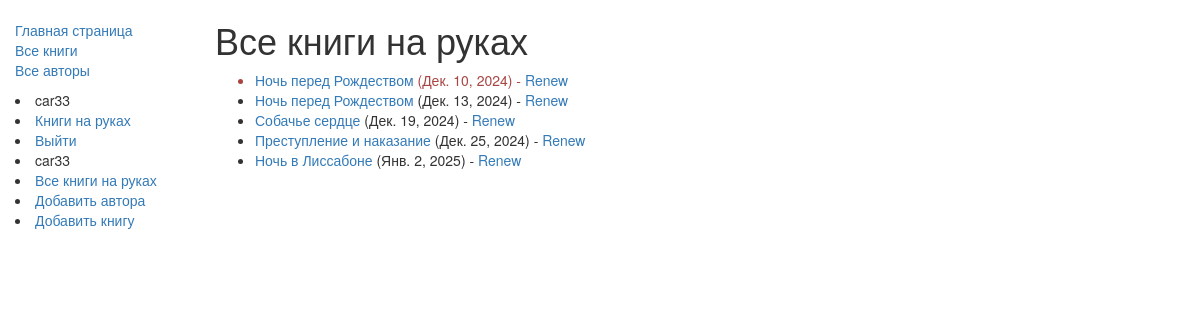
Page /catalog/allboks/ (signed in) on the committed database.
### catalog/models.py (models this page shows, shortened)
class BookInstance(models.Model):
    id = models.UUIDField(primary_key=True, default=uuid.uuid4,
                          help_text="Unique ID for this particular book across whole library")
    book = models.ForeignKey('Book', on_delete=models.SET_NULL, null=True)
    imprint = models.CharField(max_length=200)
    due_back = models.DateField(null=True, blank=True)
    borrower = models.ForeignKey(User, on_delete=models.SET_NULL, null=True, blank=True)
    LOAN_STATUS = (
        ('m', 'Maintenance'),
        ('o', 'On loan'),
        ('a', 'Available'),
        ('r', 'Reserved'),
    )
    status = models.CharField(max_length=1, choices=LOAN_STATUS, blank=True, default='m',
                              help_text='Book availability')
    class Meta:
        ordering = ["due_back"]
        permissions = (("can_mark_returned", "Set book as returned"),)
    @property
    def is_overdue(self):
        if self.due_back and date.today() > self.due_back:
            return True
        return False

class Book(models.Model):
    title = models.CharField(max_length=200)
    author = models.ForeignKey('Author', on_delete=models.SET_NULL, null=True)
    summary = models.TextField(max_length=1000, help_text="Enter a brief description of the book")
    isbn = models.CharField('ISBN',max_length=13, help_text='13 Character <a href="https://www.isbn-international.org/content/what-isbn">ISBN number</a>')
    genre = models.ManyToManyField(Genre, help_text="Select a genre for this book")
    def display_genre(self):
        return ', '.join([genre.name for genre in self.genre.all()[:3]])
    display_genre.short_description = 'Genre'

### catalog/views.py (the view)
class LoanedBooksByStaffListView(LoginRequiredMixin,generic.ListView):
    model = BookInstance
    template_name ='catalog/bookinstance_list_borrowed_staff.html'
    paginate_by = 10
    permission_required = 'catalog.can_mark_returned'
    def get_queryset(self):
        return BookInstance.objects.filter(status__exact='o').order_by('due_back')

### catalog/templates/catalog/bookinstance_list_borrowed_staff.html
{% extends "base_generic.html" %}
{% block content %}
    <h1>Все книги на руках</h1>
    {% if bookinstance_list %}
    <ul>
      {% for bookinst in bookinstance_list %}
      <li class="{% if bookinst.is_overdue %}text-danger{% endif %}">
        <a href="{% url 'book-detail' bookinst.book.pk %}">{{bookinst.book.title}}</a> ({{ bookinst.due_back }})
        {% if user.is_staff %} - {{ bookinst.borrower }}{% endif %}{% if perms.catalog.can_mark_returned %}-
            <a href="{% url 'renew-book-librarian' bookinst.id %}">Renew</a>{% endif %}
      </li>
      {% endfor %}
    </ul>
    {% else %}
      <p>книг на руках нету.</p>
    {% endif %}
{% endblock %}

### catalog/templates/base_generic.html (shortened to what this page needs)
<!doctype html>
<html lang="en">
  <head>
    <link rel="stylesheet" href="https://maxcdn.bootstrapcdn.com/bootstrap/3.3.7/css/bootstrap.min.css" />
    {% load static %}
    <link rel="stylesheet" href="{% static 'css/styles.css' %}" />
  </head>
  <body>
    <div class="container-fluid">
      <div class="row">
        <div class="col-sm-2">
          {% block sidebar %}
            <ul class="sidebar-nav">
              <li><a href="{% url 'index' %}">Главная страница</a></li>
              <li><a href="{% url 'books' %}">Все книги</a></li>
              <li><a href="{% url 'authors' %}">Все авторы</a></li>
            </ul>
          {% endblock %}
        {% if user.is_authenticated %}
            <li>{{ user.get_username }}</li>
            <li><a href="{% url 'my-borrowed' %}">Книги на руках</a></li>
            <li><a href="{% url 'logout'%}?next={{request.path}}">Выйти</a></li>
        {% else %}
        <li><a href="{% url 'login'%}?next={{request.path}}">Войти</a></li>
       {% endif %}
        {% if perms.catalog.can_mark_returned %}
          <li>{{ user.get_username }}</li>
          <li><a href="{% url 'all-borrowed' %}">Все книги на руках</a></li>
          <li><a href="{% url 'author_create' %}">Добавить автора</a></li>
          <li><a href="{% url 'book_create' %}">Добавить книгу</a></li>
        {% endif %}
        </div>
          <div class="col-sm-10 ">
              {% block content %}{% endblock %}
          </div>
      </div>
    </div>
  </body>
</html>

### catalog/static/css/styles.css (style rules this page uses)
.sidebar-nav { margin-top: 20px; padding: 0; list-style: none; }

### rows in the picture
BookInstance: book "Ночь перед Рождеством", due_back "Дек. 10, 2024"
BookInstance: book "Ночь перед Рождеством", due_back "Дек. 13, 2024"
BookInstance: book "Собачье сердце", due_back "Дек. 19, 2024"
BookInstance: book "Преступление и наказание", due_back "Дек. 25, 2024"
BookInstance: book "Ночь в Лиссабоне", due_back "Янв. 2, 2025"

### other values in the picture
{{ user.get_username }} "car33"
